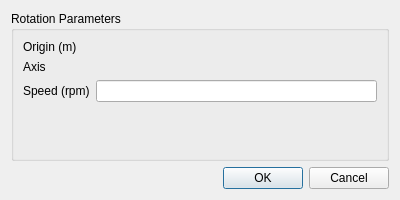
<?xml version="1.0" encoding="UTF-8"?>
<ui version="4.0">
 <class>RotationDialog</class>
 <widget class="QDialog" name="RotationDialog">
  <property name="geometry">
   <rect>
    <x>0</x>
    <y>0</y>
    <width>400</width>
    <height>200</height>
   </rect>
  </property>
  <property name="windowTitle">
   <string>Rotation</string>
  </property>
  <layout class="QVBoxLayout" name="verticalLayout">
   <item>
    <widget class="QGroupBox" name="groupBox">
     <property name="title">
      <string>Rotation Parameters</string>
     </property>
     <layout class="QFormLayout" name="formLayout">
      <item row="0" column="0">
       <widget class="QLabel" name="originLabel">
        <property name="text">
         <string>Origin (m)</string>
        </property>
       </widget>
      </item>
      <item row="0" column="1">
       <widget class="VectorWidget" name="origin"/>
      </item>
      <item row="1" column="0">
       <widget class="QLabel" name="axisLabel">
        <property name="text">
         <string>Axis</string>
        </property>
       </widget>
      </item>
      <item row="1" column="1">
       <widget class="VectorWidget" name="axis"/>
      </item>
      <item row="2" column="0">
       <widget class="QLabel" name="speedLabel">
        <property name="text">
         <string>Speed (rpm)</string>
        </property>
       </widget>
      </item>
      <item row="2" column="1">
       <widget class="PFloatLineEdit" name="speed"/>
      </item>
     </layout>
    </widget>
   </item>
   <item>
    <widget class="QDialogButtonBox" name="buttonBox">
     <property name="standardButtons">
      <set>QDialogButtonBox::Cancel|QDialogButtonBox::Ok</set>
     </property>
    </widget>
   </item>
  </layout>
 </widget>
 <customwidgets>
  <customwidget>
   <class>VectorWidget</class>
   <extends>QWidget</extends>
   <header>baramFlow.view.widgets.vector_widget</header>
  </customwidget>
  <customwidget>
   <class>PFloatLineEdit</class>
   <extends>QLineEdit</extends>
   <header location="global">widgets.pfloat_line_edit</header>
  </customwidget>
 </customwidgets>
 <resources/>
 <connections/>
</ui>
